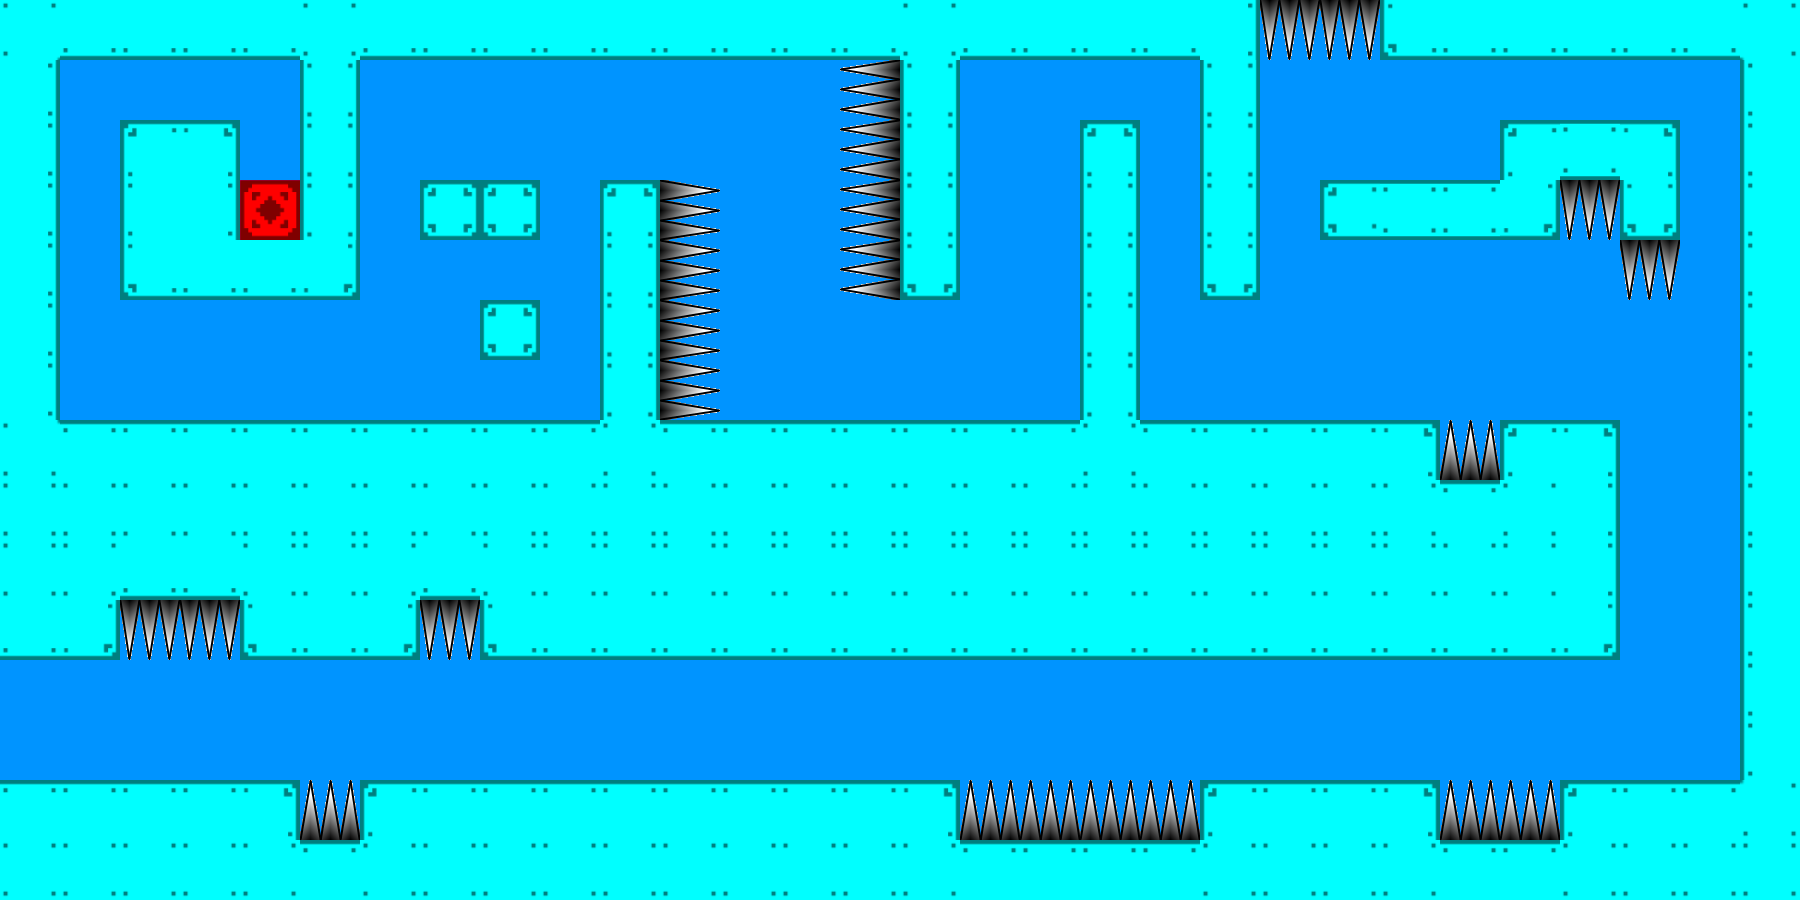

A level layout from a 2D game, rendered from its tile map. Below: a short description, then the map file with tile-grid data replaced by summaries:
An orthogonal 30x15 tile map with 60x60 px tiles, 4 tile layers (block, end, map, death), 2 tilesets and 1 object (start).

<map version="1.0" orientation="orthogonal" width="30" height="15" tilewidth="60" tileheight="60">
 <tileset firstgid="1" name="mapSet" tilewidth="60" tileheight="60">
  <image source="./mapSet.png" width="360" height="300" />
 </tileset>
 <tileset firstgid="31" name="collision" tilewidth="60" tileheight="60">
  <image source="./collision.png" width="60" height="60" />
 </tileset>
 <layer name="block" width="30" height="15">
  <data>[450 cells, 242 non-empty, 1 distinct tile ids]</data>
 </layer>
 <layer name="end" width="30" height="15">
  <data>[450 cells, 2 non-empty, 2 distinct tile ids]</data>
 </layer>
 <layer name="map" width="30" height="15">
  <data>[450 cells, 450 non-empty, 21 distinct tile ids]</data>
 </layer>
 <layer name="death" width="30" height="15">
  <data>[450 cells, 26 non-empty, 5 distinct tile ids]</data>
 </layer>
 <objectgroup name="ObjectGroup" width="0" height="0" x="1" y="1">
  <object name="spawn" type="start" x="110" y="60" width="1" height="1" />
 </objectgroup>
</map>
